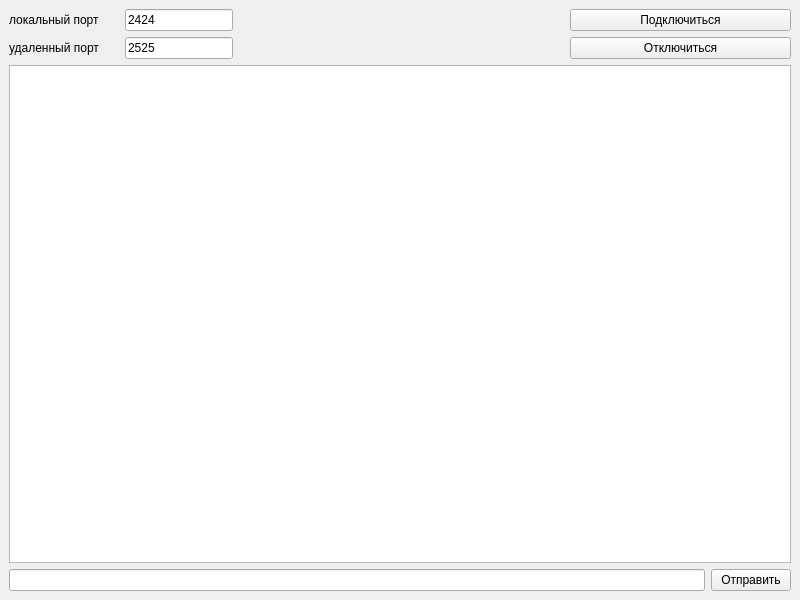
<?xml version="1.0" encoding="UTF-8"?>
<ui version="4.0">
 <class>UDPClient</class>
 <widget class="QMainWindow" name="UDPClient">
  <property name="geometry">
   <rect>
    <x>0</x>
    <y>0</y>
    <width>800</width>
    <height>600</height>
   </rect>
  </property>
  <property name="windowTitle">
   <string>UDPClient</string>
  </property>
  <widget class="QWidget" name="centralwidget">
   <layout class="QVBoxLayout" name="verticalLayout_4">
    <item>
     <layout class="QHBoxLayout" name="horizontalLayout_top_panel" stretch="1,0,3,2">
      <item>
       <layout class="QVBoxLayout" name="verticalLayout_labels">
        <item>
         <widget class="QLabel" name="label_loc_port">
          <property name="text">
           <string>локальный порт</string>
          </property>
         </widget>
        </item>
        <item>
         <widget class="QLabel" name="label_remoted_port">
          <property name="text">
           <string>удаленный порт</string>
          </property>
         </widget>
        </item>
       </layout>
      </item>
      <item>
       <layout class="QVBoxLayout" name="verticalLayout_lineEdits">
        <item>
         <widget class="QLineEdit" name="lineEdit_loc_port">
          <property name="text">
           <string>2424</string>
          </property>
         </widget>
        </item>
        <item>
         <widget class="QLineEdit" name="lineEdit_remoted_port">
          <property name="text">
           <string>2525</string>
          </property>
         </widget>
        </item>
       </layout>
      </item>
      <item>
       <spacer name="horizontalSpacer">
        <property name="orientation">
         <enum>Qt::Horizontal</enum>
        </property>
        <property name="sizeHint" stdset="0">
         <size>
          <width>168</width>
          <height>20</height>
         </size>
        </property>
       </spacer>
      </item>
      <item>
       <layout class="QVBoxLayout" name="verticalLayout_buttons">
        <item>
         <widget class="QPushButton" name="pB_connect">
          <property name="text">
           <string>Подключиться</string>
          </property>
         </widget>
        </item>
        <item>
         <widget class="QPushButton" name="pB_disconnect">
          <property name="text">
           <string>Отключиться</string>
          </property>
         </widget>
        </item>
       </layout>
      </item>
     </layout>
    </item>
    <item>
     <widget class="QTextEdit" name="textEdit"/>
    </item>
    <item>
     <layout class="QHBoxLayout" name="horizontalLayout_bot_panel">
      <item>
       <widget class="QLineEdit" name="lineEdit_message"/>
      </item>
      <item>
       <widget class="QPushButton" name="pB_send_data">
        <property name="text">
         <string>Отправить</string>
        </property>
       </widget>
      </item>
     </layout>
    </item>
   </layout>
  </widget>
  <widget class="QMenuBar" name="menubar">
   <property name="geometry">
    <rect>
     <x>0</x>
     <y>0</y>
     <width>800</width>
     <height>22</height>
    </rect>
   </property>
  </widget>
 </widget>
 <resources/>
 <connections/>
</ui>
